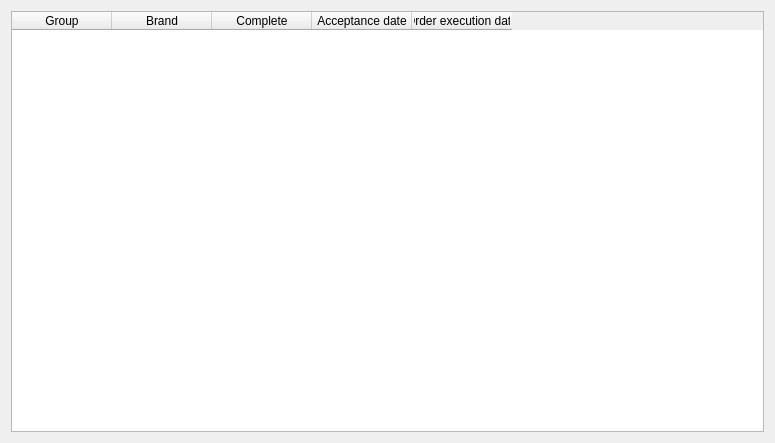
<?xml version="1.0" encoding="UTF-8"?>
<ui version="4.0">
 <class>IncompleteInTimeDialog</class>
 <widget class="QDialog" name="IncompleteInTimeDialog">
  <property name="geometry">
   <rect>
    <x>0</x>
    <y>0</y>
    <width>775</width>
    <height>443</height>
   </rect>
  </property>
  <property name="windowTitle">
   <string>Dialog</string>
  </property>
  <layout class="QVBoxLayout" name="verticalLayout">
   <item>
    <widget class="QTableWidget" name="tableWidget">
     <column>
      <property name="text">
       <string>Group</string>
      </property>
     </column>
     <column>
      <property name="text">
       <string>Brand</string>
      </property>
     </column>
     <column>
      <property name="text">
       <string>Complete</string>
      </property>
     </column>
     <column>
      <property name="text">
       <string>Acceptance date</string>
      </property>
     </column>
     <column>
      <property name="text">
       <string>Order execution date</string>
      </property>
     </column>
    </widget>
   </item>
  </layout>
 </widget>
 <resources/>
 <connections/>
</ui>
